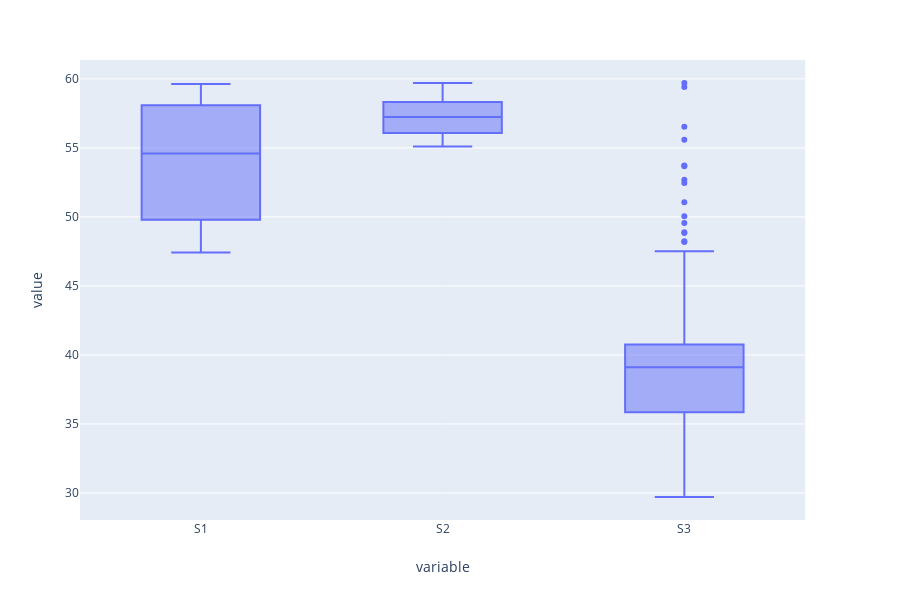

Notebook source saved alongside this figure:
### Markdown cell above
How about the distribution on the outlap? We'd expect at least the first sector to have an elevated first sector time for a several reasons:

- it is likely to include a pit stop time and pit lane exit loss time;
- it make take time for the tyres to get up to speed.

### Code cell
fig = px.box(pit_data[pit_data['LAP_TYPE']=='OUTLAP'][['LAP_TYPE','S1','S2','S3']].melt(id_vars='LAP_TYPE'),
             x="variable", y="value")
fig.show()

### Figure 1 — Plotly figure (JSON) as saved in the notebook; plotly's stock layout.template omitted (floating-point values rounded to 4 significant figures; data arrays with more than 128 entries replaced by an {"elided": "..."} marker saying what was removed)
{"data": [{"alignmentgroup": "True", "hoverlabel": {"namelength": 0}, "hovertemplate": "variable=%{x}<br>value=%{y}", "legendgroup": "", "marker": {"color": "#636efa"}, "name": "", "notched": false, "offsetgroup": "", "orientation": "v", "showlegend": false, "type": "box", "x": {"elided": "819 str values"}, "x0": " ", "xaxis": "x", "y": {"elided": "819 str values"}, "y0": " ", "yaxis": "y"}], "layout": {"boxmode": "group", "height": 600, "legend": {"tracegroupgap": 0}, "margin": {"t": 60}, "xaxis": {"anchor": "y", "domain": [0, 0.98], "title": {"text": "variable"}}, "yaxis": {"anchor": "x", "domain": [0, 1], "title": {"text": "value"}}}}
